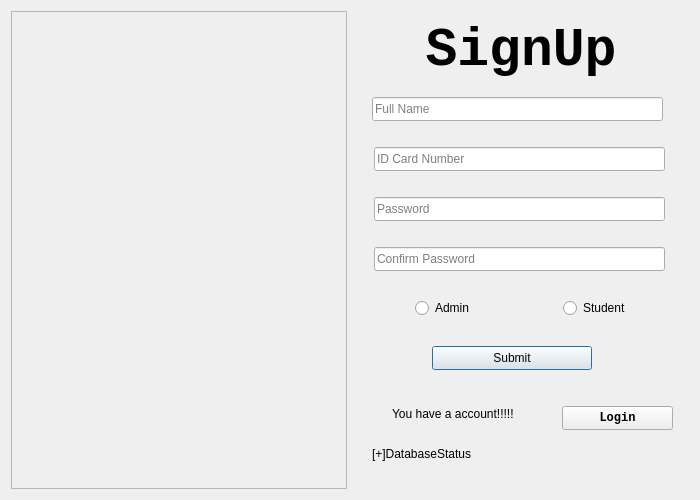
<?xml version="1.0" encoding="UTF-8"?>
<ui version="4.0">
 <class>SignUp</class>
 <widget class="QDialog" name="SignUp">
  <property name="geometry">
   <rect>
    <x>0</x>
    <y>0</y>
    <width>700</width>
    <height>500</height>
   </rect>
  </property>
  <property name="windowTitle">
   <string>Dialog</string>
  </property>
  <layout class="QHBoxLayout" name="horizontalLayout">
   <item>
    <widget class="QFrame" name="frame_2">
     <property name="styleSheet">
      <string notr="true">QFrame{
border-image: url(:/image/register.png);}</string>
     </property>
     <property name="frameShape">
      <enum>QFrame::StyledPanel</enum>
     </property>
     <property name="frameShadow">
      <enum>QFrame::Raised</enum>
     </property>
    </widget>
   </item>
   <item>
    <widget class="QFrame" name="frame">
     <property name="styleSheet">
      <string notr="true">QFrame{
border:none;}</string>
     </property>
     <property name="frameShape">
      <enum>QFrame::StyledPanel</enum>
     </property>
     <property name="frameShadow">
      <enum>QFrame::Raised</enum>
     </property>
     <layout class="QVBoxLayout" name="verticalLayout">
      <item>
       <widget class="QLabel" name="SignUpLabel">
        <property name="font">
         <font>
          <family>Monospace</family>
          <pointsize>40</pointsize>
          <bold>true</bold>
         </font>
        </property>
        <property name="text">
         <string>SignUp</string>
        </property>
        <property name="alignment">
         <set>Qt::AlignCenter</set>
        </property>
       </widget>
      </item>
      <item>
       <widget class="QFrame" name="frame_9">
        <property name="frameShape">
         <enum>QFrame::StyledPanel</enum>
        </property>
        <property name="frameShadow">
         <enum>QFrame::Raised</enum>
        </property>
        <widget class="QLineEdit" name="nameLineEdit">
         <property name="geometry">
          <rect>
           <x>10</x>
           <y>10</y>
           <width>291</width>
           <height>24</height>
          </rect>
         </property>
         <property name="placeholderText">
          <string>Full Name</string>
         </property>
        </widget>
       </widget>
      </item>
      <item>
       <widget class="QFrame" name="frame_8">
        <property name="frameShape">
         <enum>QFrame::StyledPanel</enum>
        </property>
        <property name="frameShadow">
         <enum>QFrame::Raised</enum>
        </property>
        <widget class="QLineEdit" name="idcardLineEdit">
         <property name="geometry">
          <rect>
           <x>12</x>
           <y>10</y>
           <width>291</width>
           <height>24</height>
          </rect>
         </property>
         <property name="placeholderText">
          <string>ID Card Number</string>
         </property>
        </widget>
       </widget>
      </item>
      <item>
       <widget class="QFrame" name="frame_10">
        <property name="frameShape">
         <enum>QFrame::StyledPanel</enum>
        </property>
        <property name="frameShadow">
         <enum>QFrame::Raised</enum>
        </property>
        <widget class="QLineEdit" name="passwordLineEdit">
         <property name="geometry">
          <rect>
           <x>12</x>
           <y>10</y>
           <width>291</width>
           <height>24</height>
          </rect>
         </property>
         <property name="echoMode">
          <enum>QLineEdit::Password</enum>
         </property>
         <property name="placeholderText">
          <string>Password</string>
         </property>
        </widget>
       </widget>
      </item>
      <item>
       <widget class="QFrame" name="frame_7">
        <property name="frameShape">
         <enum>QFrame::StyledPanel</enum>
        </property>
        <property name="frameShadow">
         <enum>QFrame::Raised</enum>
        </property>
        <widget class="QLineEdit" name="confirmpasswordLineEdit">
         <property name="geometry">
          <rect>
           <x>12</x>
           <y>10</y>
           <width>291</width>
           <height>24</height>
          </rect>
         </property>
         <property name="echoMode">
          <enum>QLineEdit::Password</enum>
         </property>
         <property name="placeholderText">
          <string>Confirm Password</string>
         </property>
        </widget>
       </widget>
      </item>
      <item>
       <widget class="QFrame" name="frame_6">
        <property name="frameShape">
         <enum>QFrame::StyledPanel</enum>
        </property>
        <property name="frameShadow">
         <enum>QFrame::Raised</enum>
        </property>
        <layout class="QHBoxLayout" name="horizontalLayout_2">
         <item alignment="Qt::AlignHCenter">
          <widget class="QRadioButton" name="adminRadioButton">
           <property name="text">
            <string>Admin</string>
           </property>
          </widget>
         </item>
         <item alignment="Qt::AlignHCenter">
          <widget class="QRadioButton" name="studentRadioButton">
           <property name="text">
            <string>Student</string>
           </property>
          </widget>
         </item>
        </layout>
       </widget>
      </item>
      <item>
       <widget class="QFrame" name="frame_5">
        <property name="frameShape">
         <enum>QFrame::StyledPanel</enum>
        </property>
        <property name="frameShadow">
         <enum>QFrame::Raised</enum>
        </property>
        <widget class="QPushButton" name="signUp">
         <property name="geometry">
          <rect>
           <x>70</x>
           <y>10</y>
           <width>160</width>
           <height>24</height>
          </rect>
         </property>
         <property name="text">
          <string>Submit</string>
         </property>
        </widget>
       </widget>
      </item>
      <item>
       <widget class="QFrame" name="frame_4">
        <property name="frameShape">
         <enum>QFrame::StyledPanel</enum>
        </property>
        <property name="frameShadow">
         <enum>QFrame::Raised</enum>
        </property>
        <widget class="QLabel" name="label_2">
         <property name="geometry">
          <rect>
           <x>30</x>
           <y>20</y>
           <width>161</width>
           <height>16</height>
          </rect>
         </property>
         <property name="text">
          <string>You have a account!!!!!</string>
         </property>
        </widget>
        <widget class="QPushButton" name="Log_in">
         <property name="geometry">
          <rect>
           <x>200</x>
           <y>20</y>
           <width>111</width>
           <height>24</height>
          </rect>
         </property>
         <property name="font">
          <font>
           <family>Monospace</family>
           <bold>true</bold>
          </font>
         </property>
         <property name="text">
          <string>Login</string>
         </property>
        </widget>
       </widget>
      </item>
      <item>
       <widget class="QFrame" name="frame_3">
        <property name="frameShape">
         <enum>QFrame::StyledPanel</enum>
        </property>
        <property name="frameShadow">
         <enum>QFrame::Raised</enum>
        </property>
        <widget class="QLabel" name="labeldb">
         <property name="geometry">
          <rect>
           <x>10</x>
           <y>10</y>
           <width>161</width>
           <height>16</height>
          </rect>
         </property>
         <property name="text">
          <string>[+]DatabaseStatus</string>
         </property>
        </widget>
       </widget>
      </item>
     </layout>
    </widget>
   </item>
  </layout>
 </widget>
 <resources/>
 <connections/>
</ui>
